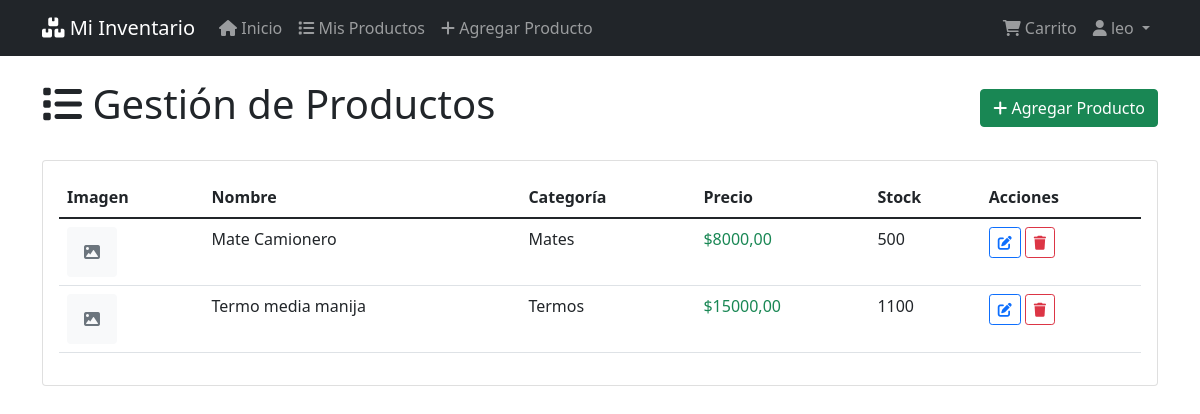
Screenshot of /products/ (signed in) with the database file from the repository.
### inventory/models.py (models this page shows, shortened)
class Product(models.Model):
    name = models.CharField(max_length=200)
    category = models.ForeignKey(Category, on_delete=models.CASCADE)
    price = models.DecimalField(max_digits=10, decimal_places=2, validators=[MinValueValidator(Decimal('0.01'))])
    stock_quantity = models.PositiveIntegerField(default=0, blank=True)
    image = models.ImageField(upload_to='products/', blank=True, null=True)
    user = models.ForeignKey(User, on_delete=models.CASCADE)
    created_at = models.DateTimeField(auto_now_add=True)
    updated_at = models.DateTimeField(auto_now=True)
    class Meta:
        ordering = ['name']

class Category(models.Model):
    name = models.CharField(max_length=100)
    user = models.ForeignKey(User, on_delete=models.CASCADE)
    class Meta:
        verbose_name_plural = "Categories"
        unique_together = ['name', 'user']

### inventory/views.py (the view)
# urls.py: path('products/', views.product_list, name='product_list'),
@login_required
def product_list(request):
    products = Product.objects.filter(user=request.user)
    return render(request, 'inventory/product_list.html', {'products': products})

### templates/inventory/product_list.html (shortened to what this page needs)
{% extends 'base.html' %}
{% block content %}
<div class="d-flex justify-content-between align-items-center mb-4">
    <h1><i class="fas fa-list"></i> Gestión de Productos</h1>
    <a href="{% url 'add_product' %}" class="btn btn-success">
        <i class="fas fa-plus"></i> Agregar Producto
    </a>
</div>
{% if products %}
    <div class="card">
        <div class="card-body">
            <div class="table-responsive">
                <table class="table table-hover">
                    <thead>
                        <tr>
                            <th>Imagen</th>
                            <th>Nombre</th>
                            <th>Categoría</th>
                            <th>Precio</th>
                            <th>Stock</th>
                            <th>Acciones</th>
                        </tr>
                    </thead>
                    <tbody>
                        {% for product in products %}
                            <tr>
                                <td>
                                    {% if product.image %}
                                        <img src="{{ product.image.url }}" alt="{{ product.name }}"
                                             class="rounded" style="width: 50px; height: 50px; object-fit: cover;">
                                    {% else %}
                                        <div class="bg-light rounded d-flex align-items-center justify-content-center"
                                             style="width: 50px; height: 50px;">
                                            <i class="fas fa-image text-muted"></i>
                                        </div>
                                    {% endif %}
                                </td>
                                <td>{{ product.name }}</td>
                                <td>{{ product.category.name }}</td>
                                <td class="text-success">${{ product.price }}</td>
                                <td>
                                    {% if product.stock_quantity %}
                                        {{ product.stock_quantity }}
                                    {% else %}
                                        <span class="text-muted">N/A</span>
                                    {% endif %}
                                </td>
                                <td>
                                    <a href="{% url 'edit_product' product.pk %}" class="btn btn-outline-primary btn-sm">
                                        <i class="fas fa-edit"></i>
                                    </a>
                                    <a href="{% url 'delete_product' product.pk %}" class="btn btn-outline-danger btn-sm"
                                       onclick="return confirm('¿Estás seguro de eliminar este producto?')">
                                        <i class="fas fa-trash"></i>
                                    </a>
                                </td>
                            </tr>
                        {% endfor %}
                    </tbody>
                </table>
            </div>
        </div>
    </div>
{% endif %}
{% endblock %}

### templates/base.html (shortened to what this page needs)
<!DOCTYPE html>
<html lang="es">
<head>
    <link href="https://cdn.jsdelivr.net/npm/bootstrap@5.1.3/dist/css/bootstrap.min.css" rel="stylesheet">
    <link href="https://cdnjs.cloudflare.com/ajax/libs/font-awesome/6.0.0/css/all.min.css" rel="stylesheet">
</head>
<body>
    <nav class="navbar navbar-expand-lg navbar-dark bg-dark">
        <div class="container">
            <a class="navbar-brand" href="{% url 'home' %}">
                <i class="fas fa-boxes"></i> Mi Inventario
            </a>
            {% if user.is_authenticated %}
            <div class="collapse navbar-collapse" id="navbarNav">
                <ul class="navbar-nav me-auto">
                    <li class="nav-item">
                        <a class="nav-link" href="{% url 'home' %}">
                            <i class="fas fa-home"></i> Inicio
                        </a>
                    </li>
                    <li class="nav-item">
                        <a class="nav-link" href="{% url 'product_list' %}">
                            <i class="fas fa-list"></i> Mis Productos
                        </a>
                    </li>
                    <li class="nav-item">
                        <a class="nav-link" href="{% url 'add_product' %}">
                            <i class="fas fa-plus"></i> Agregar Producto
                        </a>
                    </li>
                </ul>
                <ul class="navbar-nav">
                    <li class="nav-item">
                        <a class="nav-link" href="{% url 'cart' %}">
                            <i class="fas fa-shopping-cart"></i> Carrito
                        </a>
                    </li>
                    <li class="nav-item dropdown">
                        <a class="nav-link dropdown-toggle" href="#" id="navbarDropdown" role="button" data-bs-toggle="dropdown">
                            <i class="fas fa-user"></i> {{ user.username }}
                        </a>
                    </li>
                </ul>
            </div>
            {% endif %}
        </div>
    </nav>
    <main class="container mt-4">
        {% block content %}
        {% endblock %}
    </main>
</body>
</html>

### rows the page displays
Product: name "Mate Camionero", category.name "Mates", price "8000,00", stock_quantity "500"
Product: name "Termo media manija", category.name "Termos", price "15000,00", stock_quantity "1100"

### other values shown
{{ user.username }} "leo"
